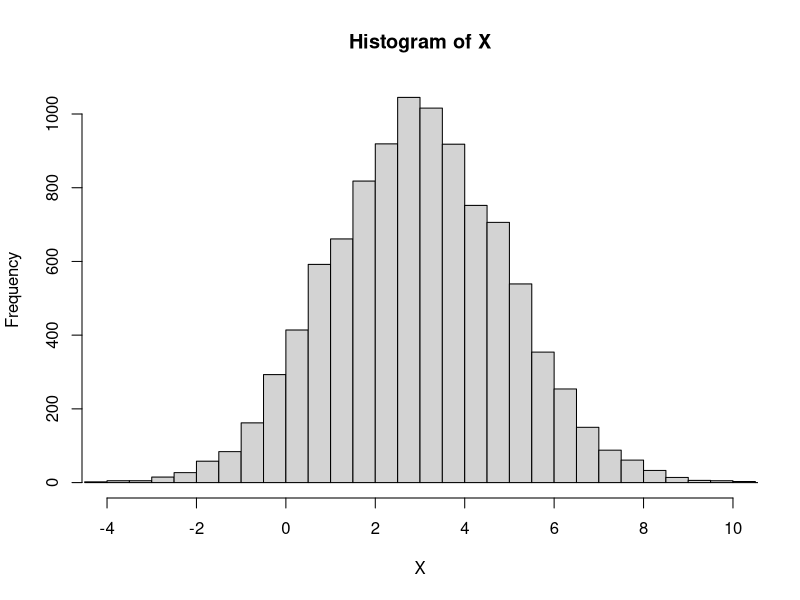
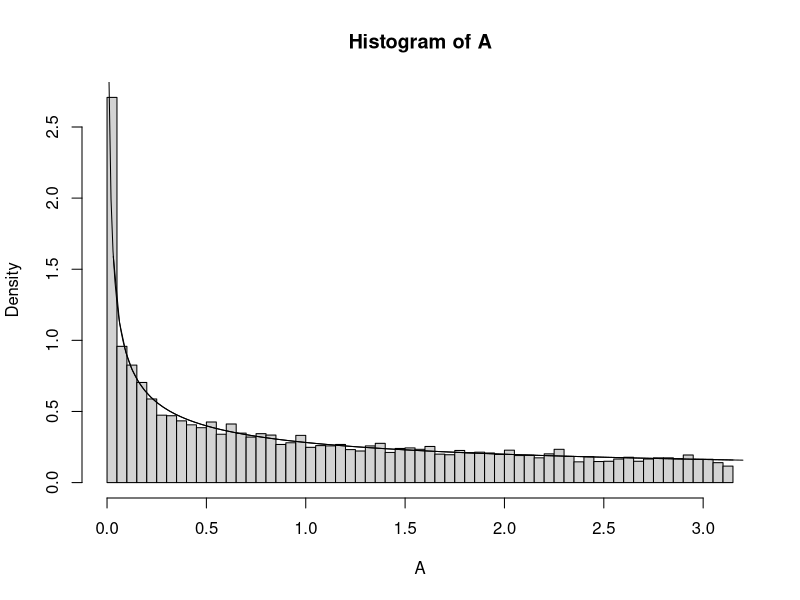

Generate these figures, in order, with R:
#SS.17

#1
n = 10000
#Vi simulerer en normalfordeling med passende parametre, 
#husk p?? det ikke er varians der den anden parameter i rnorm.
X = rnorm(n, mean = 3, sd = 2)
#Laver et histogram, nclass funktionen kan v??re meget brugbar. 
hist(X, nclass = 30, xlim = c(-4,10))
#Det ser rimelig godt ud, p??n kurve der topper omkring 3. Det er noget st??j, men det er forventeligt.
mean(X)
var(X)
#Meget t??t p?? de teoretiske, 3 og 4.

#2
#I afsnit 5,5 regner de middelv??rdi og varians ud for eksponentialfordelingen. Denne er 1/lambda, 
#dvs. den reciprokke til rate parameteren. 
#Videre er variansen 1/lambda^2. 
#Teoretisk mean
1/3
#Teoretisk varians
1/3^2
#Simulering
Y = rexp(n, rate = 3)
mean(Y)
var(Y)
#Passer rimelig godt

#3
#Simulering
U = runif(n, min = 0, max = 1)
mean(U)
var(U)
#I afsnit 5,3 regner BH middelv??rdi og varians for en ligefordeling.
#Teoretisk mean
1/2*(1-0) 
#Teoretisk varians
1/12*(1-0)^2

#SS.18

#1-2
#Vi kan genbruge den ligefordeling vi allerede har kigget p??
#Vi laver en ny variabel, A.
A = pi*U^2
#Empirisk vs. teoretisk middelv??rdi.
mean(A)
pi/3
#Empirisk vs. teoretisk varians.
var(A)
4*pi^2/45

#3
hist(A, prob = TRUE, nclass = 50)
f = function(a) 1/(2*sqrt(pi*a))
curve(f, add = TRUE)

#Alternativt:
x = seq(0,3.2, 0.01)
y = 1/(2*sqrt(pi*x))
lines(x,y)

















